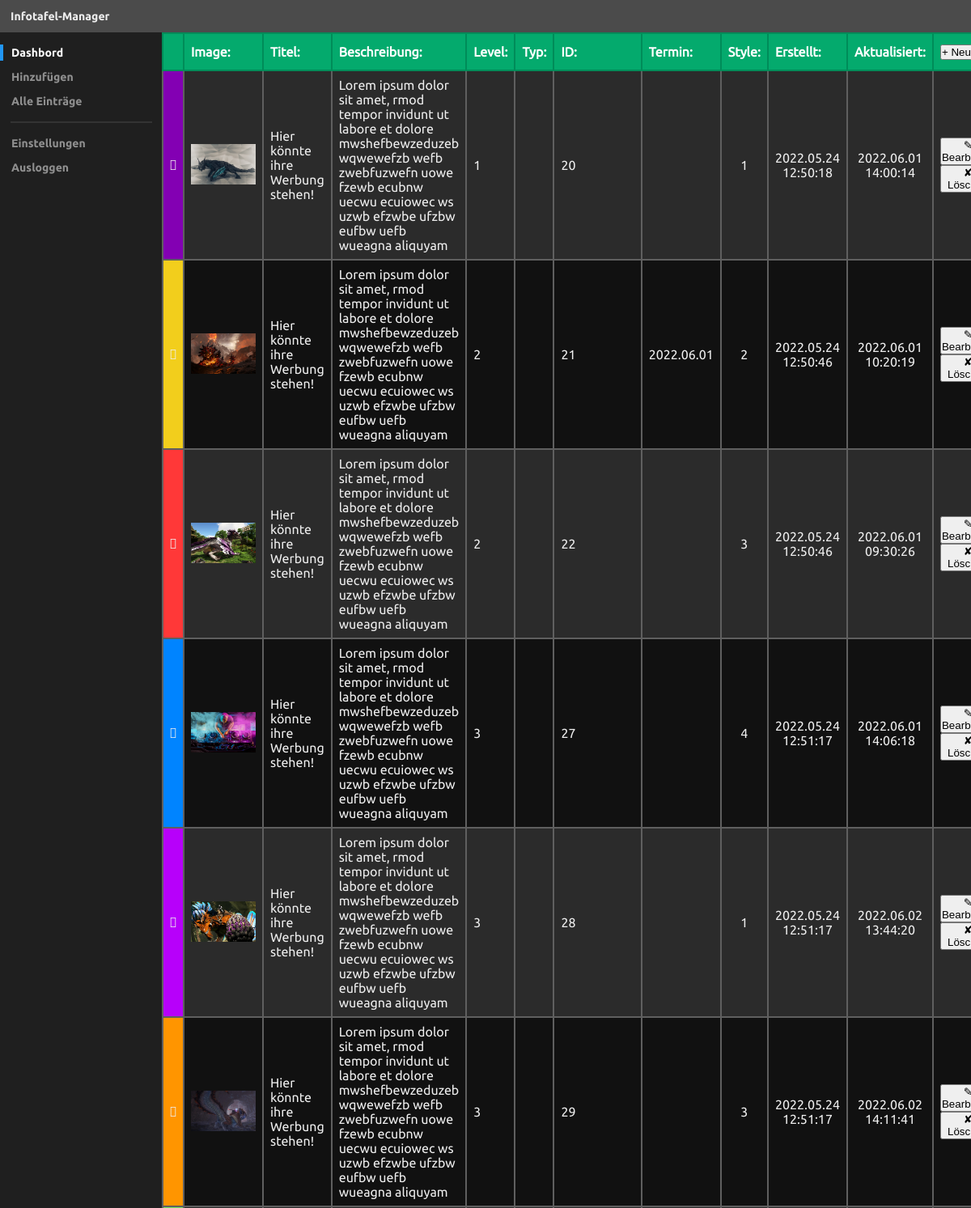
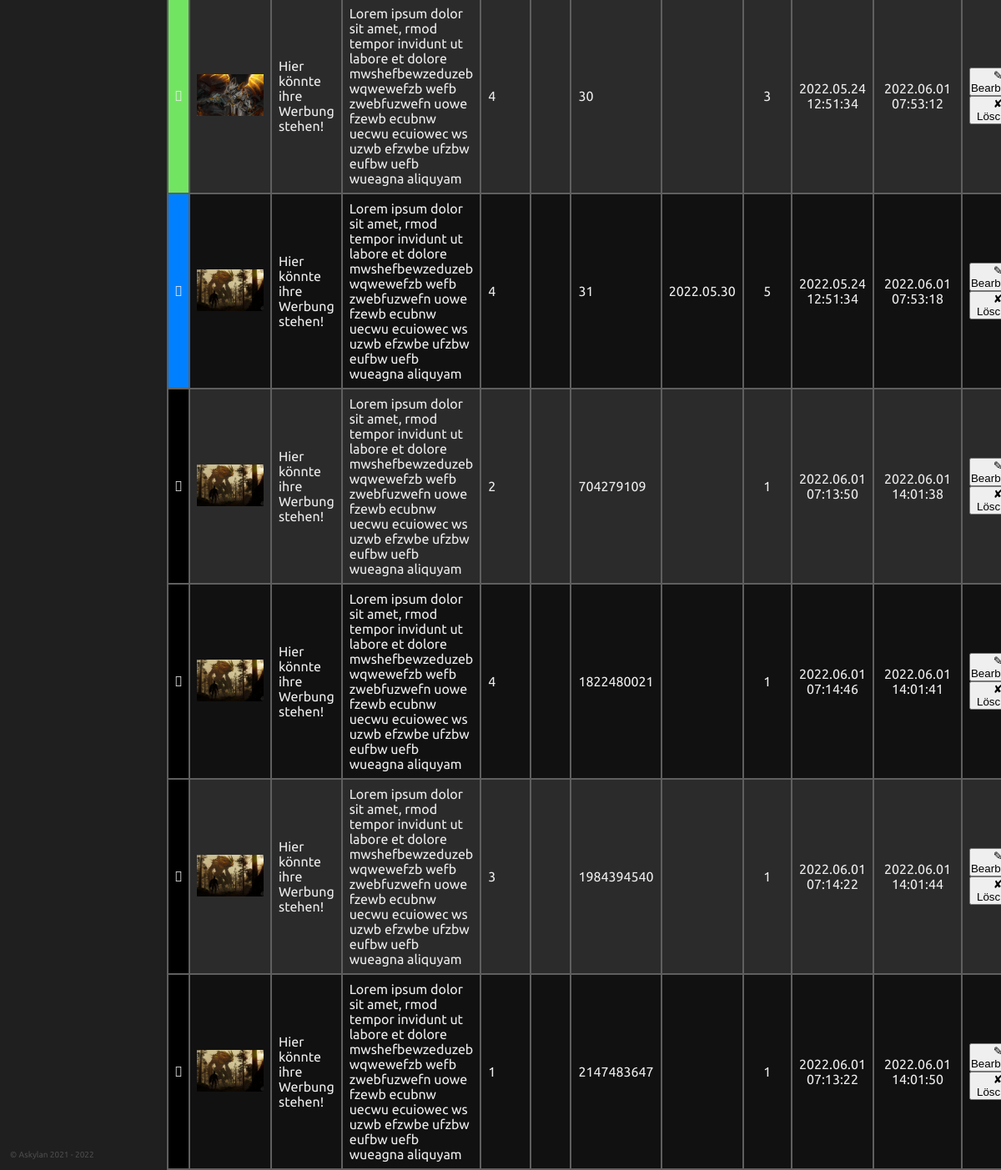
The app's page /manager.php (signed in) with its own data (2 pictures, top to bottom).
### tables this page shows
CREATE TABLE `cards` (
  `id` int(11) NOT NULL,
  `cuid` varchar(20) NOT NULL,
  `titel` varchar(255) NOT NULL DEFAULT 'Neuer Titel',
  `description` varchar(255) NOT NULL DEFAULT 'Lorem ipsum dolor sit amet, rmod tempor invidunt ut labore et dolore mwshefbewzeduzeb wqwewefzb wefb zwebfuzwefn uowe fzewb ecubnw uecwu ecuiowec ws uzwb efzwbe ufzbw eufbw uefb wueagna aliquyam',
  `style` int(1) NOT NULL DEFAULT 1,
  `color` varchar(255) NOT NULL DEFAULT 'rgba(18, 115, 235, 1)',
  `icon` varchar(8) NOT NULL DEFAULT '&#xedce',
  `row` int(1) NOT NULL DEFAULT 1,
  `background` varchar(255) DEFAULT NULL,
  `update_date` timestamp NOT NULL DEFAULT current_timestamp() ON UPDATE current_timestamp(),
  `create_date` timestamp NOT NULL DEFAULT current_timestamp(),
  `termin` varchar(10) DEFAULT NULL,
  `pdf` varchar(255) DEFAULT NULL,
  `html` varchar(4000) DEFAULT NULL,
  `url` varchar(255) DEFAULT NULL
);

### resources/php/simple-php.php (called while the page is built, shortened)
<?php
function db_get_foreach(string $TABLE)
{
  include 'db.php';
  $ZEILE = $db -> prepare("SELECT * FROM $TABLE");
  $ZEILE -> execute();
  return $RESULT = $ZEILE -> fetchAll();
}

### manager.php (the view, shortened to what this page needs)
<!DOCTYPE html>
<html lang="de" dir="ltr">
  <head>
    <link rel="stylesheet" href="resources/css/manager.css">
  </head>
  <body>
    <?php include 'resources/php/simple-php.php' ?>
    <div class="Main">
      <div class="MainHead">Infotafel-Manager</div>
      <div class="MainMenu">
        <div class="Modal_Content_Menu">
          <label class="container" onclick='window.location.assign("#Box1")'>
            <div class="checkmark"><p>Dashbord<i class="icon-equalizer1"></i></p></div>
          </label>
          <label class="container" onclick='openAddModal();'>
            <div class="checkmark"><p>Hinzufügen<i class="icon-edit"></i></p></div>
          </label>
          <label class="container" onclick='window.location.assign("#Box3")'>
            <div class="checkmark"><p>Alle Einträge<i class="icon-format_list_bulleted"></i></p></div>
          </label>
          <hr>
          <label class="container" onclick='window.location.assign("#Box1")'>
            <div class="checkmark"><p>Einstellungen<i class="icon-settings1"></i></p></div>
          </label>
          <label class="container" onclick='window.location.assign("logout.php")'>
            <div class="checkmark"><p>Ausloggen<i class="icon-logout"></i></p></div>
          </label>
          <p class="copyright">&copy; Askylan 2021 - <?php echo date('Y') ?></p>
        </div>
      </div>
      <div class="MainBody">
        <table id="dataTable">
          <tr>
            <th></th>
            <th>Image:</th>
            <th>Titel:</th>
            <th>Beschreibung:</th>
            <th>Level:</th>
            <th>Typ:</th>
            <th>ID:</th>
            <th>Termin:</th>
            <th>Style:</th>
            <th>Erstellt:</th>
            <th>Aktualisiert:</th>
            <th>
              <button type="button" onclick="openModalNEW()">+ Neu</button>
            </th>
          </tr>
          <tbody id="dataTableBody">
            <?php foreach (db_get_foreach('cards') as $VALUE) { ?>
            <tr>
              <td class="tdLeft" style="background:<?php echo $VALUE['color'] ?>;"><?php echo $VALUE['icon'] ?></td>
              <td class="tdLeft"><img src="resources/uploads/img/<?php echo $VALUE['background'] ?>" alt=""></td>
              <td class="tdLeft"><?php echo $VALUE['titel'] ?></td>
              <td class="tdLeft"><?php echo $VALUE['description'] ?></td>
              <td class="tdLeft"><?php echo $VALUE['row'] ?></td>
              <td class="tdLeft">
                <?php
                if ($VALUE['pdf'] != NULL) { ?><i class="icon-file-pdf"></i><?php }
                else if ($VALUE['url'] != NULL) { ?><i class="icon-link3"></i><?php }
                else if ($VALUE['html'] != NULL) { ?><i class="icon-html-five2"></i><?php }
                ?>
              </td>
              <td class="tdLeft"><?php echo $VALUE['id'] ?></td>
              <td class="tdCenter"><?php echo str_replace('-', '.', $VALUE['termin']) ?></td>
              <td class="tdCenter"><?php echo $VALUE['style'] ?></td>
              <td class="tdCenter"><?php echo str_replace('-', '.', $VALUE['create_date']) ?></td>
              <td class="tdCenter"><?php echo str_replace('-', '.', $VALUE['update_date']) ?></td>
              <td>
                <button type="button" onclick="getEntry(<?php echo $VALUE['id'] ?>)">✎ Bearbeiten</button>
                <button type="button" onclick="openModalQandA(<?php echo $VALUE['id'] ?>)">✘ Löschen</button>
              </td>
            </tr>
            <?php } ?>
          </tbody>
        </table>
      </div>
    </div>
  </body>
</html>

### resources/css/manager.css (style rules this page uses)
* { margin: 0; padding: 0; box-sizing: border-box; }
body { width: 100%; height: 100%; display: flex; justify-content: center; background-color: var(--black); color: var(--white); overflow-x: hidden; overflow-y: hidden; -ms-user-select: None; -moz-user-select: None; -webkit-user-select: None; user-select: None; font-family: "ubuntu-regular"; }
:root { --white: rgba(238, 238, 238, 1); --green: rgba(20, 193, 89, 1); --blue: rgba(18, 115, 235, 1); --diamondblue: rgba(185, 242, 255, 1); --yellow: rgba(255, 229, 41, 1); --orange: rgba(255, 133, 27, 1); --red: rgba(244, 67, 54, 1); --purple: rgba(177, 13, 201, 1); --lightgrey: rgba(153, 153, 153, 1); --grey: rgba(96, 96, 96, 1); --darkgrey: rgba(51, 51, 51, 1); --black: rgba(17, 17, 17, 1); --navHeight: 30px; }
.Main { position: absolute; width: 100%; height: 100%; display: grid; grid-template-columns: 200px 1fr; grid-template-rows: 40px 1fr; gap: 0px 0px; grid-auto-flow: row; grid-template-areas: "MainHead MainHead" "MainMenu MainBody" ; --color1: rgba(75,75,75,1); --color2: rgba(43,43,43,1); --color3: rgba(31,31,31,1); }
.MainHead { grid-area: MainHead; box-sizing: border-box; background: var(--color1); display: flex; align-items: center; justify-content: flex-start; padding: 0px 13px; color: var(--white); font-family: "ubuntu-bold"; font-size: 14px; }
.MainMenu { grid-area: MainMenu; box-sizing: border-box; background: var(--color3); }
.MainBody { grid-area: MainBody; box-sizing: border-box; background: var(--color2); overflow-x: hidden; overflow-y: auto; }
.Modal_Content_Menu { width: 200px; height: 100%; position: relative; grid-area: Modal_Content_Menu; background: var(--modal-color3); display: flex; align-items: center; justify-content: flex-start; flex-direction: column; padding: 10px 0px; box-sizing: border-box; }
.Modal_Content_Menu p.copyright { position: absolute; bottom: 13px; left: 0px; color: rgba(255, 255, 255, 0.2); font-size: 10px; font-family: "ubuntu-regular"; margin-left: 12px; white-space:nowrap; transition: 0.1s all ease-in-out; }
.Modal_Content_Menu hr { width: calc(100% - 25px); height: 2px; background: #333; outline: none; border: none; margin: 10px 0px; }
.container { width: 100%; height: 30px; display: flex; align-items: center; justify-content: flex-start; position: relative; cursor: pointer; font-size: 16px; font-family: "ubuntu-medium"; -webkit-user-select: none; -moz-user-select: none; -ms-user-select: none; user-select: none; }
.checkmark { position: absolute; left: 0; height: 20px; width: 4px; background-color: transparent; display: flex; align-items: center; transition: 0.1s all ease-in-out; }
.checkmark p { position: relative; color: rgba(255, 255, 255, 0.5); font-size: 14px; font-family: "ubuntu-bold"; margin-left: 14px; white-space:nowrap; transition: 0.1s all ease-in-out; }
.checkmark i { position: absolute; font-size: 16px; font-family: "ubuntu-bold"; margin-left: 5px; white-space:nowrap; }
.container input:checked ~ .checkmark { background-color: rgb(33, 150, 244); }
.container input:checked ~ .checkmark p { color: rgba(255, 255, 255, 1); }
#dataTable { font-family: arial; border-collapse: collapse; width: 100%; box-sizing: border-box; position: relative; user-select: none; font-family: "ubuntu-regular", "iconfont"; }
#dataTable th { border: 2px solid #008c59; padding: 8px; box-sizing: border-box; position: relative; }
#dataTable td { border: 2px solid #5f5f5f; padding: 8px; box-sizing: border-box; position: relative; }
#dataTable tr:nth-child(even) { background-color: #111111; }
#dataTable td::before { content: ''; width: 100%; height: 100%; position: absolute; left: -2px; top: -2px; pointer-events: none; border: 2px solid transparent; }
#dataTable td.tdCenter { width: min-content; text-align: center; }
#dataTable td.tdLeft { width: min-content; text-align: left; }
#dataTable td img { width: 80px; height: 50px; object-fit: cover; object-position: center; background: #111; outline: none; border: none; }
#dataTable th { padding-top: 12px; padding-bottom: 12px; text-align: left; background-color: #04AA6D; color: white; }

### records on screen
cards: background (picture), titel "Hier könnte ihre Werbung stehen!", description "Lorem ipsum dolor sit amet, rmod tempor invidunt ut labore et dolore mwshefbewzeduzeb wqwewefzb wefb zwebfuzwefn uowe fzewb ecubnw uecwu ecuiowec ws uzwb efzwbe ufzbw eufbw uefb wueagna aliquyam", row "1", id "20", style "1", create_date "2022.05.24 12:50:18", update_date "2022.06.01 14:00:14"
cards: background (picture), titel "Hier könnte ihre Werbung stehen!", description "Lorem ipsum dolor sit amet, rmod tempor invidunt ut labore et dolore mwshefbewzeduzeb wqwewefzb wefb zwebfuzwefn uowe fzewb ecubnw uecwu ecuiowec ws uzwb efzwbe ufzbw eufbw uefb wueagna aliquyam", row "2", id "21", termin "2022.06.01", style "2", create_date "2022.05.24 12:50:46", update_date "2022.06.01 10:20:19"
cards: background (picture), titel "Hier könnte ihre Werbung stehen!", description "Lorem ipsum dolor sit amet, rmod tempor invidunt ut labore et dolore mwshefbewzeduzeb wqwewefzb wefb zwebfuzwefn uowe fzewb ecubnw uecwu ecuiowec ws uzwb efzwbe ufzbw eufbw uefb wueagna aliquyam", row "2", id "22", style "3", create_date "2022.05.24 12:50:46", update_date "2022.06.01 09:30:26"
cards: background (picture), titel "Hier könnte ihre Werbung stehen!", description "Lorem ipsum dolor sit amet, rmod tempor invidunt ut labore et dolore mwshefbewzeduzeb wqwewefzb wefb zwebfuzwefn uowe fzewb ecubnw uecwu ecuiowec ws uzwb efzwbe ufzbw eufbw uefb wueagna aliquyam", row "3", id "27", style "4", create_date "2022.05.24 12:51:17", update_date "2022.06.01 14:06:18"
cards: background (picture), titel "Hier könnte ihre Werbung stehen!", description "Lorem ipsum dolor sit amet, rmod tempor invidunt ut labore et dolore mwshefbewzeduzeb wqwewefzb wefb zwebfuzwefn uowe fzewb ecubnw uecwu ecuiowec ws uzwb efzwbe ufzbw eufbw uefb wueagna aliquyam", row "3", id "28", style "1", create_date "2022.05.24 12:51:17", update_date "2022.06.02 13:44:20"
cards: background (picture), titel "Hier könnte ihre Werbung stehen!", description "Lorem ipsum dolor sit amet, rmod tempor invidunt ut labore et dolore mwshefbewzeduzeb wqwewefzb wefb zwebfuzwefn uowe fzewb ecubnw uecwu ecuiowec ws uzwb efzwbe ufzbw eufbw uefb wueagna aliquyam", row "3", id "29", style "3", create_date "2022.05.24 12:51:17", update_date "2022.06.02 14:11:41"
cards: background (picture), titel "Hier könnte ihre Werbung stehen!", description "Lorem ipsum dolor sit amet, rmod tempor invidunt ut labore et dolore mwshefbewzeduzeb wqwewefzb wefb zwebfuzwefn uowe fzewb ecubnw uecwu ecuiowec ws uzwb efzwbe ufzbw eufbw uefb wueagna aliquyam", row "4", id "30", style "3", create_date "2022.05.24 12:51:34", update_date "2022.06.01 07:53:12"
cards: background (picture), titel "Hier könnte ihre Werbung stehen!", description "Lorem ipsum dolor sit amet, rmod tempor invidunt ut labore et dolore mwshefbewzeduzeb wqwewefzb wefb zwebfuzwefn uowe fzewb ecubnw uecwu ecuiowec ws uzwb efzwbe ufzbw eufbw uefb wueagna aliquyam", row "4", id "31", termin "2022.05.30", style "5", create_date "2022.05.24 12:51:34", update_date "2022.06.01 07:53:18"
cards: background (picture), titel "Hier könnte ihre Werbung stehen!", description "Lorem ipsum dolor sit amet, rmod tempor invidunt ut labore et dolore mwshefbewzeduzeb wqwewefzb wefb zwebfuzwefn uowe fzewb ecubnw uecwu ecuiowec ws uzwb efzwbe ufzbw eufbw uefb wueagna aliquyam", row "2", id "704279109", style "1", create_date "2022.06.01 07:13:50", update_date "2022.06.01 14:01:38"
cards: background (picture), titel "Hier könnte ihre Werbung stehen!", description "Lorem ipsum dolor sit amet, rmod tempor invidunt ut labore et dolore mwshefbewzeduzeb wqwewefzb wefb zwebfuzwefn uowe fzewb ecubnw uecwu ecuiowec ws uzwb efzwbe ufzbw eufbw uefb wueagna aliquyam", row "4", id "1822480021", style "1", create_date "2022.06.01 07:14:46", update_date "2022.06.01 14:01:41"
cards: background (picture), titel "Hier könnte ihre Werbung stehen!", description "Lorem ipsum dolor sit amet, rmod tempor invidunt ut labore et dolore mwshefbewzeduzeb wqwewefzb wefb zwebfuzwefn uowe fzewb ecubnw uecwu ecuiowec ws uzwb efzwbe ufzbw eufbw uefb wueagna aliquyam", row "3", id "1984394540", style "1", create_date "2022.06.01 07:14:22", update_date "2022.06.01 14:01:44"
cards: background (picture), titel "Hier könnte ihre Werbung stehen!", description "Lorem ipsum dolor sit amet, rmod tempor invidunt ut labore et dolore mwshefbewzeduzeb wqwewefzb wefb zwebfuzwefn uowe fzewb ecubnw uecwu ecuiowec ws uzwb efzwbe ufzbw eufbw uefb wueagna aliquyam", row "1", id "2147483647", style "1", create_date "2022.06.01 07:13:22", update_date "2022.06.01 14:01:50"
